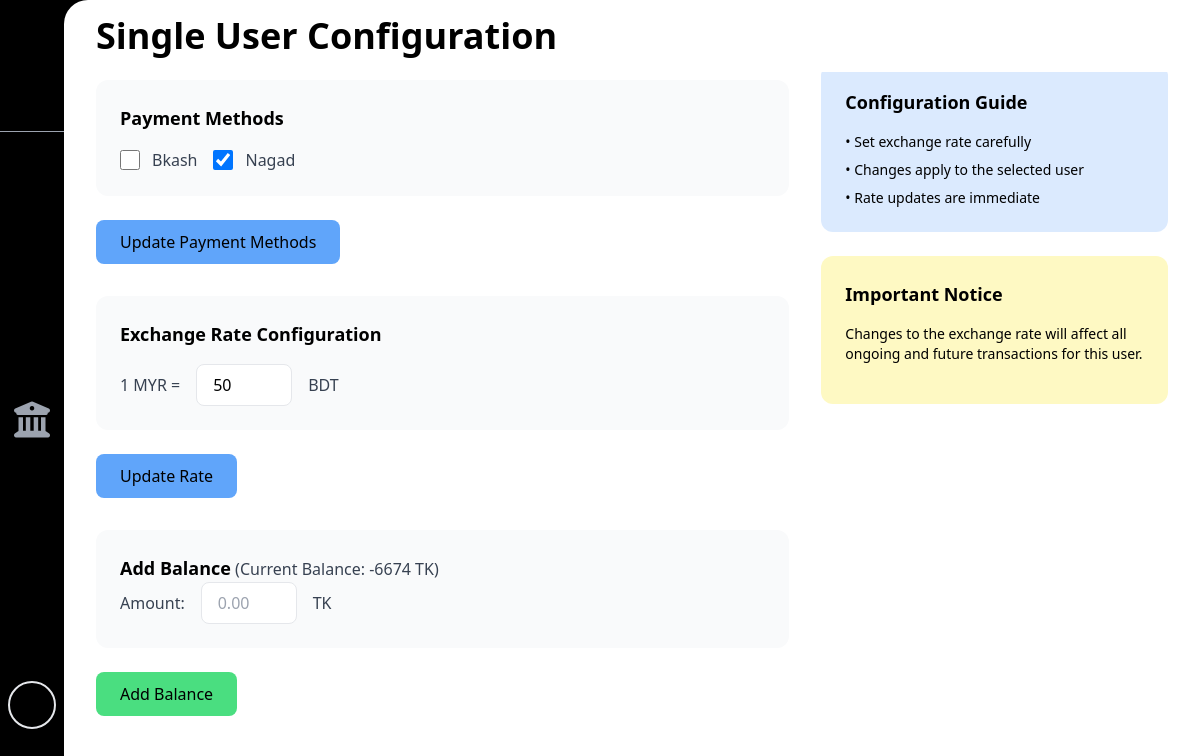
Page /views/admin/admin-single-user-rate-config.php?user=rahim47 (signed in) on the committed database.
### tables this page shows
CREATE TABLE `users` (
  `userID` int(255) NOT NULL,
  `name` varchar(30) NOT NULL,
  `username` varchar(30) NOT NULL,
  `password` varchar(255) NOT NULL,
  `superuser` varchar(5) NOT NULL,
  `balance` int(255) NOT NULL,
  `rate` double NOT NULL,
  `bkash` varchar(5) NOT NULL,
  `nagad` varchar(5) NOT NULL,
  `regdate` datetime NOT NULL DEFAULT current_timestamp()
);

### views/admin/admin-single-user-rate-config.php (the view, shortened to what this page needs)
<?php
if (isset($_GET['user'])) {
    $user = $_GET['user'];
    $user = filter_var($user, FILTER_SANITIZE_STRING);
}else{
    header("Location: admin-panel.php", true, 303);
    exit();
}
include("../../config/connection.php");
$sql = "SELECT * FROM users WHERE username = '$user'";
$result = mysqli_query($conn, $sql) or die("Query Failed.");
$userData = mysqli_fetch_assoc($result);
?>
<!DOCTYPE html>
<html lang="en">
<head>
    <link rel="stylesheet" href="https://cdnjs.cloudflare.com/ajax/libs/font-awesome/6.7.2/css/all.min.css" />
    <link rel="stylesheet" href="../../assets/css/styles.css">
</head>
<body onload="onload()" class="overflow-hidden dark">
    <div class="bg-black h-screen dark:text-white w-full flex">
        <?php include("../../includes/sidebars/admin-sidebar.php"); ?>
        <div id="main-container" class="overflow-y-scroll px-8 w-full min-h-full sm:ml-16 sm:w-full bg-white dark:bg-[#232228] rounded-3xl rounded-bl-3xl transition-all duration-200">
            <?php include("../../includes/headers/admin-header.php"); ?>
            <section class="flex flex-col sm:flex-row w-full gap-8 pt-16 h-full">
                <div class="w-full sm:w-2/3 pt-4">
                    <form action="../../backend/backend-admin-single-user-payment-config.php" method="post" class="mb-8">
                        <div class="bg-gray-50 dark:bg-[#161618] rounded-xl p-6 mb-6">
                            <h3 class="text-lg font-bold mb-4">Payment Methods</h3>
                            <div class="flex flex-wrap gap-4">
                                <label class="flex items-center space-x-3 cursor-pointer">
                                    <input type="checkbox" name="payment-method[]" value="bkash"
                                        class="form-checkbox h-5 w-5 text-blue-500 rounded border-gray-300 dark:border-gray-700" <?php if($userData['bkash']=='true'){echo "checked";} ?>>
                                    <span class="text-gray-700 dark:text-gray-300">Bkash</span>
                                </label>
                                <label class="flex items-center space-x-3 cursor-pointer">
                                    <input type="checkbox" name="payment-method[]" value="nagad"
                                        class="form-checkbox h-5 w-5 text-blue-500 rounded border-gray-300 dark:border-gray-700" <?php if($userData['nagad']=='true'){echo "checked";} ?>>
                                    <span class="text-gray-700 dark:text-gray-300">Nagad</span>
                                </label>
                            </div>
                        </div>
                        <button type="submit" name="btn-config" value="clicked"
                            class="w-full sm:w-auto px-6 py-2.5 bg-blue-400 text-black rounded-lg hover:bg-blue-500 transition duration-300">
                            Update Payment Methods
                        </button>
                    </form>
                    <form action="../../backend/backend-admin-single-user-rate-config.php" method="post">
                        <div class="bg-gray-50 dark:bg-[#161618] rounded-xl p-6 mb-6">
                            <h3 class="text-lg font-bold mb-4">Exchange Rate Configuration</h3>
                            <div class="flex items-center gap-4">
                                <span class="text-gray-700 dark:text-gray-300">1 MYR =</span>
                                <input type="number" step="0.01" id="rate" name="rate" value="<?php echo $userData['rate']; ?>" required
                                    class="w-24 px-4 py-2 rounded-lg border dark:bg-[#1b1a20] dark:border-gray-700 focus:outline-none focus:border-blue-500"
                                    placeholder="Rate">
                                <span class="text-gray-700 dark:text-gray-300">BDT</span>
                            </div>
                        </div>
                        <button type="submit" name="btn-config" value="clicked"
                            class="w-full sm:w-auto px-6 py-2.5 bg-blue-400 text-black rounded-lg hover:bg-blue-500 transition duration-300">
                            Update Rate
                        </button>
                    </form>
                    <form action="../../backend/backend-admin-add-balance.php" method="post" class="mt-8">
                        <div class="bg-gray-50 dark:bg-[#161618] rounded-xl p-6 mb-6">
                            <h3 class="text-lg font-bold mb-4 inline">Add Balance</h3>
                            <span class="text-gray-700 dark:text-gray-300 inline">(Current Balance: <?php echo $userData['balance']; ?> TK)</span>
                            <div class="flex items-center gap-4">
                                <span class="text-gray-700 dark:text-gray-300">Amount:</span>
                                <input type="number" step="0.01" id="balance" name="balance" required
                                    class="w-24 px-4 py-2 rounded-lg border dark:bg-[#1b1a20] dark:border-gray-700 focus:outline-none focus:border-blue-500"
                                    placeholder="0.00">
                                <span class="text-gray-700 dark:text-gray-300">TK</span>
                            </div>
                        </div>
                        <button type="submit" name="btn-add-balance" value="clicked"
                            class="w-full sm:w-auto px-6 py-2.5 bg-green-400 text-black rounded-lg hover:bg-green-500 transition duration-300">
                            Add Balance
                        </button>
                    </form>
                </div>
                <div class="hidden sm:block w-1/3 space-y-6">
                    <div class="bg-blue-100 dark:bg-blue-900 p-6 rounded-xl">
                        <h3 class="text-lg font-bold mb-4">Configuration Guide</h3>
                        <ul class="space-y-2 text-sm">
                            <li>• Set exchange rate carefully</li>
                            <li>• Changes apply to the selected user</li>
                            <li>• Rate updates are immediate</li>
                        </ul>
                    </div>
                    <div class="bg-yellow-100 dark:bg-yellow-900 p-6 rounded-xl">
                        <h3 class="text-lg font-bold mb-4">Important Notice</h3>
                        <p class="text-sm mb-4">Changes to the exchange rate will affect all ongoing and future transactions for this user.</p>
                    </div>
                </div>
            </section>
        </div>
    </div>
</body>
</html>

### rows in the picture
users: nagad "☑", rate "50", balance "-6674"
